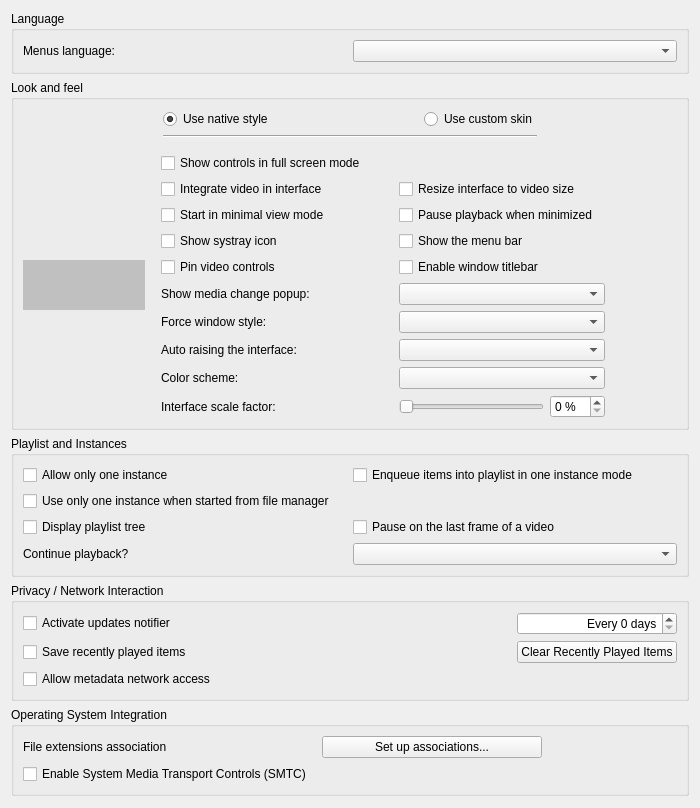
<?xml version="1.0" encoding="UTF-8"?>
<ui version="4.0">
 <author>Jean-Baptiste Kempf</author>
 <class>SPrefsInterface</class>
 <widget class="QWidget" name="SPrefsInterface">
  <property name="geometry">
   <rect>
    <x>0</x>
    <y>0</y>
    <width>700</width>
    <height>808</height>
   </rect>
  </property>
  <property name="sizePolicy">
   <sizepolicy hsizetype="Preferred" vsizetype="Minimum">
    <horstretch>0</horstretch>
    <verstretch>0</verstretch>
   </sizepolicy>
  </property>
  <property name="windowTitle">
   <string>Form</string>
  </property>
  <layout class="QVBoxLayout" name="verticalLayout">
   <item>
    <widget class="QGroupBox" name="langBox">
     <property name="title">
      <string>Language</string>
     </property>
     <layout class="QHBoxLayout" name="horizontalLayout">
      <item>
       <widget class="QLabel" name="label">
        <property name="text">
         <string>Menus language:</string>
        </property>
        <property name="buddy">
         <cstring>langCombo</cstring>
        </property>
       </widget>
      </item>
      <item>
       <widget class="QComboBox" name="langCombo"/>
      </item>
     </layout>
    </widget>
   </item>
   <item>
    <widget class="QGroupBox" name="LooknfeelBox">
     <property name="title">
      <string>Look and feel</string>
     </property>
     <layout class="QVBoxLayout" name="LooknfeelLayout">
      <property name="bottomMargin">
       <number>0</number>
      </property>
      <item>
       <widget class="QWidget" name="LooknfeelSelection" native="true">
        <layout class="QGridLayout" name="LooknfeelSelection_l">
         <property name="leftMargin">
          <number>0</number>
         </property>
         <property name="topMargin">
          <number>0</number>
         </property>
         <property name="rightMargin">
          <number>0</number>
         </property>
         <property name="bottomMargin">
          <number>0</number>
         </property>
         <item row="0" column="4">
          <widget class="QRadioButton" name="skins">
           <property name="text">
            <string>Use custom skin</string>
           </property>
          </widget>
         </item>
         <item row="0" column="5">
          <spacer name="horizontalSpacer">
           <property name="orientation">
            <enum>Qt::Horizontal</enum>
           </property>
           <property name="sizeHint" stdset="0">
            <size>
             <width>40</width>
             <height>20</height>
            </size>
           </property>
          </spacer>
         </item>
         <item row="0" column="1">
          <spacer name="horizontalSpacer_4">
           <property name="orientation">
            <enum>Qt::Horizontal</enum>
           </property>
           <property name="sizeHint" stdset="0">
            <size>
             <width>40</width>
             <height>20</height>
            </size>
           </property>
          </spacer>
         </item>
         <item row="0" column="2">
          <widget class="QRadioButton" name="qt">
           <property name="toolTip">
            <string>This is VLC's default interface, with a native look and feel.</string>
           </property>
           <property name="text">
            <string>Use native style</string>
           </property>
           <property name="checked">
            <bool>true</bool>
           </property>
          </widget>
         </item>
         <item row="0" column="3">
          <spacer name="horizontalSpacer_5">
           <property name="orientation">
            <enum>Qt::Horizontal</enum>
           </property>
           <property name="sizeHint" stdset="0">
            <size>
             <width>40</width>
             <height>20</height>
            </size>
           </property>
          </spacer>
         </item>
         <item row="1" column="2" colspan="3">
          <widget class="Line" name="line">
           <property name="orientation">
            <enum>Qt::Horizontal</enum>
           </property>
          </widget>
         </item>
        </layout>
       </widget>
      </item>
      <item>
       <widget class="QStackedWidget" name="styleStackedWidget">
        <property name="currentIndex">
         <number>0</number>
        </property>
        <widget class="QWidget" name="nativePage">
         <layout class="QHBoxLayout" name="horizontalLayout_4">
          <property name="leftMargin">
           <number>0</number>
          </property>
          <property name="rightMargin">
           <number>0</number>
          </property>
          <item>
           <widget class="InterfacePreviewWidget" name="mainPreview">
            <property name="sizePolicy">
             <sizepolicy hsizetype="Maximum" vsizetype="Maximum">
              <horstretch>0</horstretch>
              <verstretch>0</verstretch>
             </sizepolicy>
            </property>
            <property name="minimumSize">
             <size>
              <width>122</width>
              <height>50</height>
             </size>
            </property>
            <property name="styleSheet">
             <string notr="true">background-color: rgb(192, 192, 192);</string>
            </property>
            <property name="alignment">
             <set>Qt::AlignHCenter|Qt::AlignTop</set>
            </property>
           </widget>
          </item>
          <item>
           <widget class="QWidget" name="native_zone" native="true">
            <property name="sizePolicy">
             <sizepolicy hsizetype="Preferred" vsizetype="Preferred">
              <horstretch>10</horstretch>
              <verstretch>0</verstretch>
             </sizepolicy>
            </property>
            <layout class="QGridLayout">
             <property name="leftMargin">
              <number>10</number>
             </property>
             <property name="topMargin">
              <number>0</number>
             </property>
             <property name="bottomMargin">
              <number>0</number>
             </property>
             <item row="1" column="2" colspan="2">
              <widget class="QCheckBox" name="resizingBox">
               <property name="text">
                <string>Resize interface to video size</string>
               </property>
              </widget>
             </item>
             <item row="6" column="2" colspan="2">
              <widget class="QComboBox" name="notificationCombo"/>
             </item>
             <item row="10" column="2" colspan="2">
              <widget class="QComboBox" name="stylesCombo"/>
             </item>
             <item row="0" column="0" colspan="5">
              <widget class="QCheckBox" name="fsController">
               <property name="text">
                <string>Show controls in full screen mode</string>
               </property>
              </widget>
             </item>
             <item row="3" column="2" colspan="2">
              <widget class="QCheckBox" name="pauseMinimizedBox">
               <property name="text">
                <string>Pause playback when minimized</string>
               </property>
              </widget>
             </item>
             <item row="6" column="0">
              <widget class="QLabel" name="notificationComboLabel">
               <property name="text">
                <string>Show media change popup:</string>
               </property>
               <property name="buddy">
                <cstring>notificationCombo</cstring>
               </property>
              </widget>
             </item>
             <item row="3" column="0">
              <widget class="QCheckBox" name="minimalviewBox">
               <property name="text">
                <string>Start in minimal view mode</string>
               </property>
              </widget>
             </item>
             <item row="10" column="0">
              <widget class="QLabel" name="stylesLabel">
               <property name="sizePolicy">
                <sizepolicy hsizetype="Maximum" vsizetype="Preferred">
                 <horstretch>0</horstretch>
                 <verstretch>0</verstretch>
                </sizepolicy>
               </property>
               <property name="text">
                <string>Force window style:</string>
               </property>
               <property name="buddy">
                <cstring>stylesCombo</cstring>
               </property>
              </widget>
             </item>
             <item row="1" column="0">
              <widget class="QCheckBox" name="embedVideo">
               <property name="text">
                <string>Integrate video in interface</string>
               </property>
              </widget>
             </item>
             <item row="1" column="1">
              <spacer name="horizontalSpacer_3">
               <property name="orientation">
                <enum>Qt::Horizontal</enum>
               </property>
               <property name="sizeHint" stdset="0">
                <size>
                 <width>40</width>
                 <height>20</height>
                </size>
               </property>
              </spacer>
             </item>
             <item row="1" column="4">
              <spacer name="horizontalSpacer_7">
               <property name="orientation">
                <enum>Qt::Horizontal</enum>
               </property>
               <property name="sizeHint" stdset="0">
                <size>
                 <width>20</width>
                 <height>20</height>
                </size>
               </property>
              </spacer>
             </item>
             <item row="4" column="0" colspan="2">
              <widget class="QCheckBox" name="systrayBox">
               <property name="text">
                <string>Show systray icon</string>
               </property>
              </widget>
             </item>
             <item row="12" column="0">
              <widget class="QLabel" name="autoRaiseLabel">
               <property name="text">
                <string>Auto raising the interface:</string>
               </property>
               <property name="buddy">
                <cstring>autoRaiseComboBox</cstring>
               </property>
              </widget>
             </item>
             <item row="12" column="2" colspan="2">
              <widget class="QComboBox" name="autoRaiseComboBox"/>
             </item>
             <item row="13" column="0">
              <widget class="QLabel" name="colorSchemeLabel">
               <property name="text">
                <string>Color scheme:</string>
               </property>
               <property name="buddy">
                <cstring>colorSchemeComboBox</cstring>
               </property>
              </widget>
             </item>
             <item row="13" column="2" colspan="2">
              <widget class="QComboBox" name="colorSchemeComboBox"/>
             </item>
             <item row="4" column="2">
              <widget class="QCheckBox" name="menuBarCheck">
               <property name="text">
                <string>Show the menu bar</string>
               </property>
              </widget>
             </item>
             <item row="14" column="0">
              <widget class="QLabel" name="scaleFactorLabel">
               <property name="text">
                <string>Interface scale factor:</string>
               </property>
               <property name="buddy">
                <cstring>intfScaleFactorSlider</cstring>
               </property>
              </widget>
             </item>
             <item row="14" column="2">
              <widget class="QSlider" name="intfScaleFactorSlider">
               <property name="tracking">
                <bool>false</bool>
               </property>
               <property name="orientation">
                <enum>Qt::Horizontal</enum>
               </property>
              </widget>
             </item>
             <item row="14" column="3">
              <widget class="QSpinBox" name="intfScaleFactorSpinBox">
               <property name="suffix">
                <string> %</string>
               </property>
               <property name="singleStep">
                <number>5</number>
               </property>
              </widget>
             </item>
             <item row="5" column="0" colspan="2">
              <widget class="QCheckBox" name="pinVideoControlsCheckbox">
               <property name="toolTip">
                <string>Disables autohiding of controls when playing videos</string>
               </property>
               <property name="text">
                <string>Pin video controls</string>
               </property>
              </widget>
             </item>
             <item row="5" column="2">
              <widget class="QCheckBox" name="titleBarCheckBox">
               <property name="text">
                <string>Enable window titlebar</string>
               </property>
              </widget>
             </item>
            </layout>
           </widget>
          </item>
         </layout>
        </widget>
        <widget class="QWidget" name="skinsPage">
         <layout class="QHBoxLayout" name="horizontalLayout_5">
          <property name="leftMargin">
           <number>0</number>
          </property>
          <property name="rightMargin">
           <number>0</number>
          </property>
          <item>
           <widget class="InterfacePreviewWidget" name="skinsPreview">
            <property name="sizePolicy">
             <sizepolicy hsizetype="Maximum" vsizetype="Maximum">
              <horstretch>0</horstretch>
              <verstretch>0</verstretch>
             </sizepolicy>
            </property>
            <property name="minimumSize">
             <size>
              <width>122</width>
              <height>50</height>
             </size>
            </property>
            <property name="styleSheet">
             <string notr="true">background-color: rgb(192, 192, 192);</string>
            </property>
            <property name="alignment">
             <set>Qt::AlignCenter</set>
            </property>
           </widget>
          </item>
          <item>
           <widget class="QWidget" name="skins_zone" native="true">
            <property name="enabled">
             <bool>true</bool>
            </property>
            <property name="sizePolicy">
             <sizepolicy hsizetype="Preferred" vsizetype="Preferred">
              <horstretch>0</horstretch>
              <verstretch>0</verstretch>
             </sizepolicy>
            </property>
            <layout class="QGridLayout" name="gridLayout_7">
             <property name="leftMargin">
              <number>0</number>
             </property>
             <property name="topMargin">
              <number>0</number>
             </property>
             <property name="rightMargin">
              <number>0</number>
             </property>
             <property name="bottomMargin">
              <number>0</number>
             </property>
             <item row="1" column="1">
              <widget class="QLabel" name="skinFileLabel">
               <property name="text">
                <string>Skin resource file:</string>
               </property>
               <property name="alignment">
                <set>Qt::AlignRight|Qt::AlignTrailing|Qt::AlignVCenter</set>
               </property>
               <property name="buddy">
                <cstring>fileSkin</cstring>
               </property>
              </widget>
             </item>
             <item row="1" column="2">
              <widget class="QLineEdit" name="fileSkin">
               <property name="sizePolicy">
                <sizepolicy hsizetype="MinimumExpanding" vsizetype="Fixed">
                 <horstretch>0</horstretch>
                 <verstretch>0</verstretch>
                </sizepolicy>
               </property>
              </widget>
             </item>
             <item row="1" column="3">
              <widget class="QPushButton" name="skinBrowse">
               <property name="sizePolicy">
                <sizepolicy hsizetype="Maximum" vsizetype="Fixed">
                 <horstretch>0</horstretch>
                 <verstretch>0</verstretch>
                </sizepolicy>
               </property>
               <property name="text">
                <string>Choose...</string>
               </property>
              </widget>
             </item>
             <item row="2" column="1" colspan="3">
              <widget class="QLabel" name="skinsLabel">
               <property name="sizePolicy">
                <sizepolicy hsizetype="Preferred" vsizetype="Preferred">
                 <horstretch>0</horstretch>
                 <verstretch>0</verstretch>
                </sizepolicy>
               </property>
               <property name="frameShape">
                <enum>QFrame::NoFrame</enum>
               </property>
               <property name="text">
                <string notr="true">-This is the skinsLabel place-</string>
               </property>
               <property name="textFormat">
                <enum>Qt::RichText</enum>
               </property>
               <property name="scaledContents">
                <bool>false</bool>
               </property>
               <property name="alignment">
                <set>Qt::AlignLeading|Qt::AlignLeft|Qt::AlignTop</set>
               </property>
               <property name="wordWrap">
                <bool>true</bool>
               </property>
               <property name="margin">
                <number>5</number>
               </property>
               <property name="openExternalLinks">
                <bool>true</bool>
               </property>
              </widget>
             </item>
            </layout>
           </widget>
          </item>
         </layout>
        </widget>
       </widget>
      </item>
     </layout>
    </widget>
   </item>
   <item>
    <widget class="QGroupBox" name="PlaylistAndInstancesBox">
     <property name="title">
      <string>Playlist and Instances</string>
     </property>
     <layout class="QGridLayout" name="gridLayout_2">
      <item row="1" column="0" colspan="2">
       <widget class="QCheckBox" name="oneInstanceFromFile">
        <property name="text">
         <string>Use only one instance when started from file manager</string>
        </property>
       </widget>
      </item>
      <item row="2" column="0">
       <widget class="QCheckBox" name="treePlaylist">
        <property name="text">
         <string>Display playlist tree</string>
        </property>
       </widget>
      </item>
      <item row="2" column="1">
       <widget class="QCheckBox" name="playPauseBox">
        <property name="text">
         <string>Pause on the last frame of a video</string>
        </property>
       </widget>
      </item>
      <item row="0" column="1">
       <widget class="QCheckBox" name="EnqueueOneInterfaceMode">
        <property name="text">
         <string>Enqueue items into playlist in one instance mode</string>
        </property>
       </widget>
      </item>
      <item row="4" column="1">
       <widget class="QComboBox" name="continuePlaybackComboBox">
        <property name="enabled">
         <bool>true</bool>
        </property>
       </widget>
      </item>
      <item row="4" column="0">
       <widget class="QLabel" name="continuePlaybackLabel">
        <property name="text">
         <string>Continue playback?</string>
        </property>
        <property name="buddy">
         <cstring>continuePlaybackComboBox</cstring>
        </property>
       </widget>
      </item>
      <item row="0" column="0">
       <widget class="QCheckBox" name="OneInterfaceMode">
        <property name="text">
         <string>Allow only one instance</string>
        </property>
       </widget>
      </item>
     </layout>
    </widget>
   </item>
   <item>
    <widget class="QGroupBox" name="groupBox_2">
     <property name="title">
      <string>Privacy / Network Interaction</string>
     </property>
     <layout class="QGridLayout" name="gridLayout_3">
      <item row="2" column="0">
       <widget class="QCheckBox" name="MetadataNetworkAccessMode">
        <property name="text">
         <string>Allow metadata network access</string>
        </property>
       </widget>
      </item>
      <item row="0" column="0">
       <widget class="QCheckBox" name="updatesBox">
        <property name="text">
         <string>Activate updates notifier</string>
        </property>
       </widget>
      </item>
      <item row="1" column="0">
       <widget class="QCheckBox" name="saveRecentlyPlayed">
        <property name="text">
         <string>Save recently played items</string>
        </property>
       </widget>
      </item>
      <item row="0" column="2">
       <widget class="QSpinBox" name="updatesDays">
        <property name="alignment">
         <set>Qt::AlignRight|Qt::AlignTrailing|Qt::AlignVCenter</set>
        </property>
        <property name="suffix">
         <string> days</string>
        </property>
        <property name="prefix">
         <string>Every </string>
        </property>
       </widget>
      </item>
      <item row="1" column="2">
       <widget class="QPushButton" name="clearRecent">
        <property name="text">
         <string>Clear Recently Played Items</string>
        </property>
       </widget>
      </item>
      <item row="1" column="1">
       <spacer name="clearRecentSpacer">
        <property name="orientation">
         <enum>Qt::Horizontal</enum>
        </property>
        <property name="sizeHint" stdset="0">
         <size>
          <width>40</width>
          <height>20</height>
         </size>
        </property>
       </spacer>
      </item>
     </layout>
    </widget>
   </item>
   <item>
    <widget class="QGroupBox" name="osGroupBox">
     <property name="title">
      <string>Operating System Integration</string>
     </property>
     <layout class="QGridLayout" name="gridLayout_4">
      <item row="2" column="0">
       <widget class="QLabel" name="assocLabel">
        <property name="sizePolicy">
         <sizepolicy hsizetype="Maximum" vsizetype="Preferred">
          <horstretch>0</horstretch>
          <verstretch>0</verstretch>
         </sizepolicy>
        </property>
        <property name="text">
         <string>File extensions association</string>
        </property>
       </widget>
      </item>
      <item row="2" column="1">
       <spacer name="horizontalSpacer_6">
        <property name="orientation">
         <enum>Qt::Horizontal</enum>
        </property>
        <property name="sizeHint" stdset="0">
         <size>
          <width>40</width>
          <height>20</height>
         </size>
        </property>
       </spacer>
      </item>
      <item row="2" column="2">
       <widget class="QPushButton" name="assoButton">
        <property name="sizePolicy">
         <sizepolicy hsizetype="Preferred" vsizetype="Fixed">
          <horstretch>0</horstretch>
          <verstretch>0</verstretch>
         </sizepolicy>
        </property>
        <property name="minimumSize">
         <size>
          <width>220</width>
          <height>0</height>
         </size>
        </property>
        <property name="text">
         <string>Set up associations...</string>
        </property>
       </widget>
      </item>
      <item row="2" column="3">
       <spacer name="horizontalSpacer_8">
        <property name="orientation">
         <enum>Qt::Horizontal</enum>
        </property>
        <property name="sizeType">
         <enum>QSizePolicy::Minimum</enum>
        </property>
        <property name="sizeHint" stdset="0">
         <size>
          <width>135</width>
          <height>20</height>
         </size>
        </property>
       </spacer>
      </item>
      <item row="3" column="0">
       <widget class="QCheckBox" name="enableSMTC">
        <property name="text">
         <string>Enable System Media Transport Controls (SMTC)</string>
        </property>
       </widget>
      </item>
     </layout>
    </widget>
   </item>
   <item>
    <spacer name="verticalSpacer">
     <property name="orientation">
      <enum>Qt::Vertical</enum>
     </property>
     <property name="sizeHint" stdset="0">
      <size>
       <width>20</width>
       <height>0</height>
      </size>
     </property>
    </spacer>
   </item>
  </layout>
 </widget>
 <customwidgets>
  <customwidget>
   <class>InterfacePreviewWidget</class>
   <extends>QLabel</extends>
   <header>dialogs/preferences/preferences_widgets.hpp</header>
  </customwidget>
 </customwidgets>
 <tabstops>
  <tabstop>langCombo</tabstop>
  <tabstop>qt</tabstop>
  <tabstop>skins</tabstop>
  <tabstop>fsController</tabstop>
  <tabstop>embedVideo</tabstop>
  <tabstop>resizingBox</tabstop>
  <tabstop>minimalviewBox</tabstop>
  <tabstop>pauseMinimizedBox</tabstop>
  <tabstop>systrayBox</tabstop>
  <tabstop>menuBarCheck</tabstop>
  <tabstop>pinVideoControlsCheckbox</tabstop>
  <tabstop>titleBarCheckBox</tabstop>
  <tabstop>notificationCombo</tabstop>
  <tabstop>stylesCombo</tabstop>
  <tabstop>autoRaiseComboBox</tabstop>
  <tabstop>colorSchemeComboBox</tabstop>
  <tabstop>intfScaleFactorSlider</tabstop>
  <tabstop>intfScaleFactorSpinBox</tabstop>
  <tabstop>fileSkin</tabstop>
  <tabstop>skinBrowse</tabstop>
  <tabstop>OneInterfaceMode</tabstop>
  <tabstop>EnqueueOneInterfaceMode</tabstop>
  <tabstop>oneInstanceFromFile</tabstop>
  <tabstop>treePlaylist</tabstop>
  <tabstop>playPauseBox</tabstop>
  <tabstop>continuePlaybackComboBox</tabstop>
  <tabstop>updatesBox</tabstop>
  <tabstop>updatesDays</tabstop>
  <tabstop>saveRecentlyPlayed</tabstop>
  <tabstop>clearRecent</tabstop>
  <tabstop>MetadataNetworkAccessMode</tabstop>
  <tabstop>assoButton</tabstop>
 </tabstops>
 <resources/>
 <connections/>
</ui>
